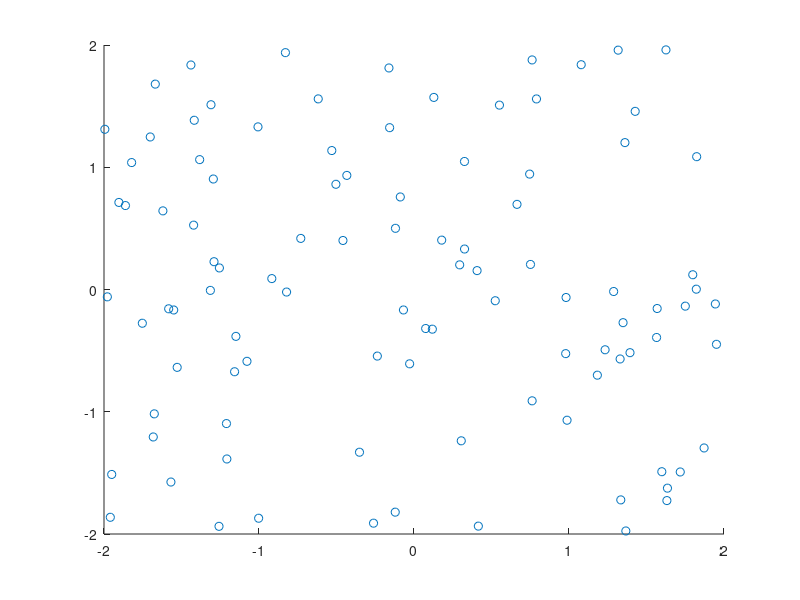

Recreate this plot in MATLAB. (Note: this script raises an error after producing the figure.)
clear all;
clc;
close all;

offset = 15; scaled = 20;

meanfunc = [];                    % empty: don't use a mean function
covfunc = @covSEiso;              % Squared Exponental covariance function
likfunc = @likGauss;              % Gaussian likelihood

% 100 random points in square to collect observations
observe = 4*rand(100, 2) - 2; 
observe_ = offset + scaled*observe(:, 1).*exp(-observe(:, 1).^2 - observe(:, 2).^2);

scatter(observe(:, 1), observe(:, 2));

% [X,Y] = meshgrid(x);
% values = offset + scaled*x.*exp(-x.^2-(y').^2);



% Select the point to include
fixed_point = [0, 0];

% Points for RMSE calculation
x = -2:0.1:2;
y = x;
[X, Y] = meshgrid(x);
xs = [X(:), Y(:)];
actual = offset + scaled*xs(:, 1).*exp(-xs(:, 1).^2 - xs(:, 2).^2);

error_prior = [];
error_post = [];

for subset_size = 1:100
	hyp = struct('mean', [], 'cov', [0 0], 'lik', -1);
	%hyp2 = minimize(hyp, @gp, -100, @infGaussLik, meanfunc, covfunc, likfunc, observe(1:subset_size, :), observe_(1:subset_size, :))
	[mu s2] = gp(hyp, @infGaussLik, meanfunc, covfunc, likfunc, observe(1:subset_size, :), observe_(1:subset_size, :), xs);
	error_prior = [error_prior; sum(sum(abs(mu - actual).^2))];
end

for subset_size = 1:100
	hyp = struct('mean', [], 'cov', [0 0], 'lik', -1);
	%hyp2 = minimize(hyp, @gp, -100, @infGaussLik, meanfunc, covfunc, likfunc, [observe(1:subset_size, :); 0, 0], [observe_(1:subset_size, :); offset])
	[mu s2] = gp(hyp, @infGaussLik, meanfunc, covfunc, likfunc, [observe(1:subset_size, :);0, 0], [observe_(1:subset_size, :); offset], xs);
	error_post = [error_post; sum(sum(abs(mu - actual).^2))];
end



% mu = reshape(mu, size(X));

% figure(1);
% surf(x, y, mu);




% figure(2);
% scatter(observe(:, 1), observe(:, 2));
